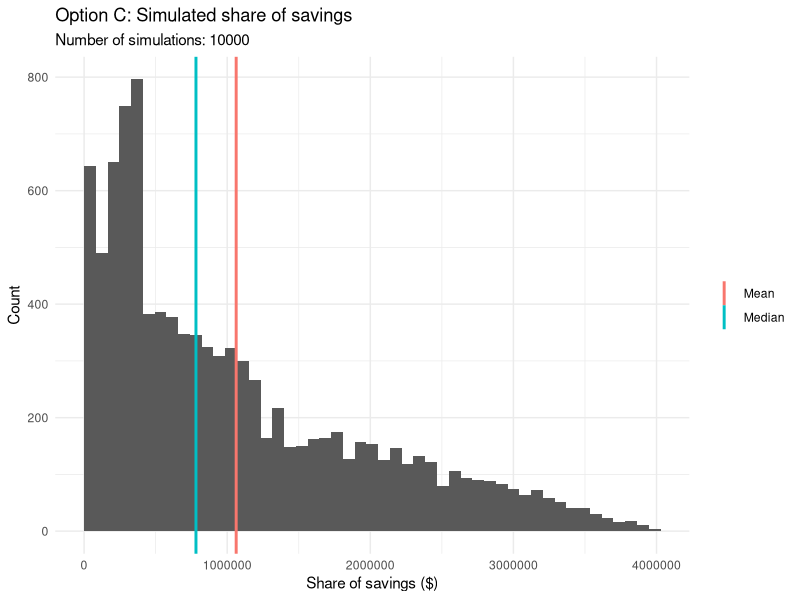

Recreate this plot in R.
rm(list = ls())
library(tibble)
library(dplyr)
library(ggplot2)
options(scipen = 999)

# Inputs
months <- 18
rate   <- 0.015
cost   <- 1200 * 100      # $120,000 per month

annuity_factor  <- (1 - (1 + rate)^-months) / rate   # 18 monthly payments
discount_factor <- (1 + rate)^-months                # payment at end of month 18

# Original proposal
ev_original <- (160000 - cost) * annuity_factor
ev_original

# Option A
ev_option_a <- (152000 - cost) * annuity_factor
ev_option_a

# Option B: $125K
ev_option_b <- (125000 - cost) * annuity_factor + 0.7 * 800000 * discount_factor
ev_option_b

# Option C
set.seed(15)
n_sims <- 10000

triangle <- function(n, low, mode, high) {
     u  <- runif(n)
     Fc <- (mode - low) / (high - low)
     ifelse(u < Fc,
            low + sqrt(u * (high - low) * (mode - low)),
            high - sqrt((1 - u) * (high - low) * (high - mode)))
}

sim <- tibble(savings = triangle(n_sims, low = 3.2e6, mode = 5.6e6, high = 12.8e6)) %>%
     mutate(share = case_when(
          savings < 4e6 ~ 0,
          savings < 6e6 ~ 0.20 * (savings - 4e6),
          savings < 8e6 ~ 4e5 + 0.40 * (savings - 6e6),
          TRUE          ~ 1.2e6 + 0.60 * (savings - 8e6)
     ))

mean_share   <- mean(sim$share)
median_share <- median(sim$share)
mean_share
median_share

ev_option_c <- 0.4 * ((150000 - cost) * annuity_factor + mean_share * discount_factor)
ev_option_c

# Histogram 
ggplot(sim, aes(x = share)) +
     geom_histogram(bins = 50, boundary = 0) +
     geom_vline(data = tibble(stat  = c("Mean", "Median"),
                              value = c(mean_share, median_share)),
                aes(xintercept = value, color = stat), linewidth = 1) +
     labs(
          title    = "Option C: Simulated share of savings",
          subtitle = paste("Number of simulations:", n_sims),
          x = "Share of savings ($)",
          y = "Count",
          color = NULL
     ) + theme_minimal()
